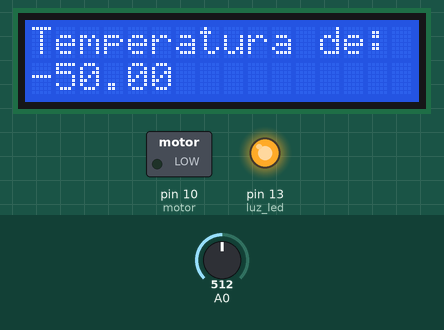
This sketch was run on a simulated Arduino Uno, built with avr-gcc and run on an emulated ATmega328P. On the bench: 16×2 character LCD, switched loads named in the sketch (green lamp = pin HIGH), output pins drawn as LEDs (lit = HIGH). Dashed ring = blinking. The inputs (shaded band) are chosen by the test bench; at power-on: A0 = 512. What the sketch prints to the serial monitor is not drawn.

Above: at 1.2 s.
1.3 s: A0 set to 165
At 4.2 s:
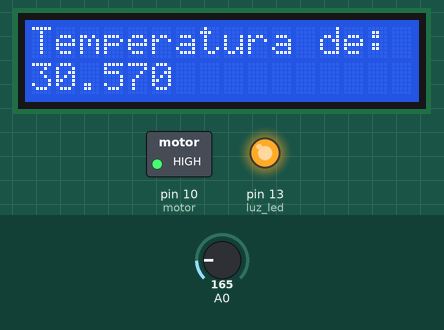
4.5 s: A0 set to 146
At 8.3 s:
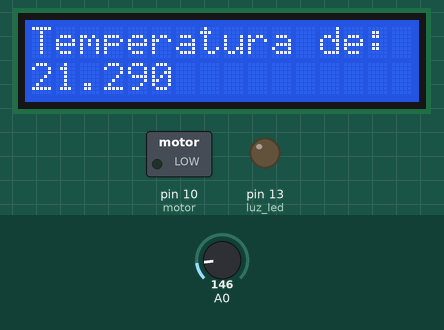
8.5 s: A0 set to 134
At 11.4 s:
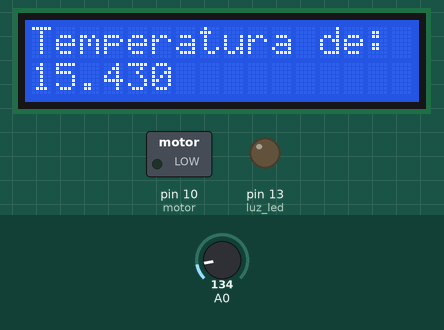
12.0 s: A0 set to 116
At 15.8 s:
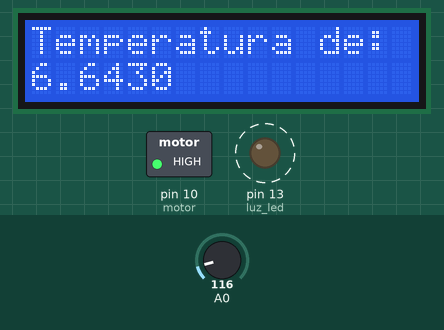
Timing chart, 0 to 17.0 s (numbered marks = the images above; inputs shaded):
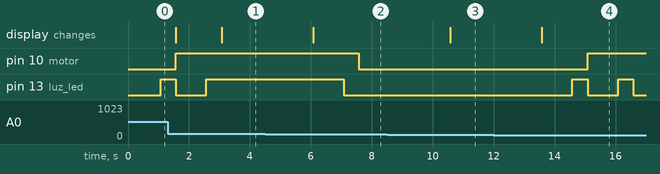

Measured:
- the behaviour switches between 154 and 153 on A0 (found by bisection; images 1 and 2)
- the behaviour switches between 123 and 122 on A0 (found by bisection; images 3 and 4)
- after the input at 1.3 s, the display: first differs from a run without the input after 1.8 s (image 1)
- after the input at 4.5 s, pin 10 (motor): HIGH → LOW after 3.1 s; pin 13 (luz_led): HIGH → LOW after 2.6 s; the display: changes after 1.6 s (image 2)
- after the input at 8.5 s, the display: changes after 2.1 s (image 3)
- after the input at 12.0 s, pin 10 (motor): LOW → HIGH after 3.1 s; pin 13 (luz_led): alternates HIGH for 0.50 s and LOW for 1.0 s, starting after 2.6 s; the display: changes after 1.6 s (image 4)

The sketch:

temp_lcd.ino
```cpp
#include <LiquidCrystal.h>

//variables sensor temp
float temp = 0;      //almacena el valor de la temperatura
int sensorValue = 0; //almacena el valor de llegada del sensor

int luz_led = 13;        //pin led
int motor = 10;      	 //pin motor

LiquidCrystal lcd_1(12, 11, 5, 4, 3, 2);

void setup()
{
  pinMode(luz_led, OUTPUT);

  pinMode(motor, OUTPUT);

  lcd_1.begin(16, 2);

  lcd_1.print("Temperatura de: ");

  //inicializacion sensor temp
  Serial.begin(9600); //baudios

}

void loop()
{
  temp = (sensorValue * (500.0 / 1024.0)) - 50.0 ;
  sensorValue = analogRead(A0); //analogread = input de A0(pin analogo)
  //Serial.print("Temperatura_°C: ");
  Serial.println(temp);

  lcd_1.setCursor(0, 1);
  lcd_1.print(temp);
  delay(1000);

  if(temp<=10){
  	digitalWrite(luz_led, HIGH);
    delay(500);
    digitalWrite(luz_led, LOW);
  	digitalWrite(motor, HIGH);
  }

  if(temp>=11 && temp <= 25){
  	digitalWrite(luz_led, LOW);
    delay(500);
  	digitalWrite(motor, LOW);
  }

  if(temp>=26){
  	digitalWrite(luz_led, HIGH);
    delay(500);
  	digitalWrite(motor, HIGH);
  }


}
```
